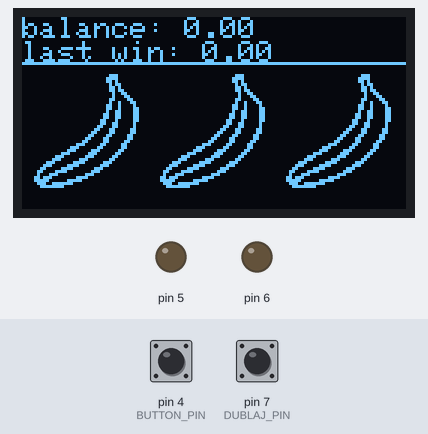
Simulated run of this program. Board: Arduino Uno, built with avr-gcc and run on an emulated ATmega328P. Shown: 128×64 one-colour display, output pins drawn as LEDs (lit = HIGH). Dashed ring = blinking. Inputs (shaded band) come from the test bench; at power-on: pin 4 (BUTTON_PIN) HIGH, pin 7 (DUBLAJ_PIN) HIGH. Random numbers use the default seed unless the program sets one; the audio player accepts every command and is not drawn; what the program prints to the serial monitor is not drawn.

Above: at 1.7 s.
1.8 s: pin 4 (BUTTON_PIN) pulled LOW for 0.15 s
At 3.55 s:
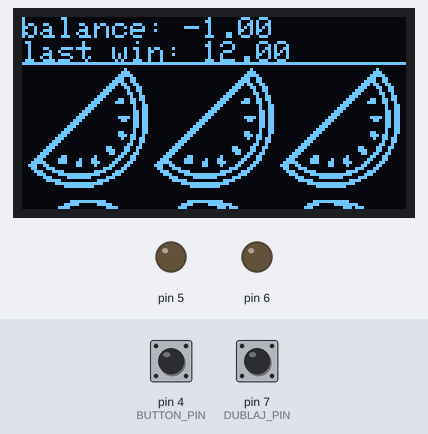
3.6 s: pin 7 (DUBLAJ_PIN) pulled LOW for 0.15 s
At 4.24 s:
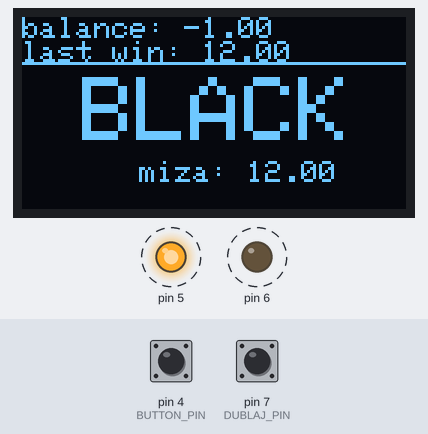
6.2 s: pin 4 (BUTTON_PIN) pulled LOW for 3.2 s
At 7.72 s:
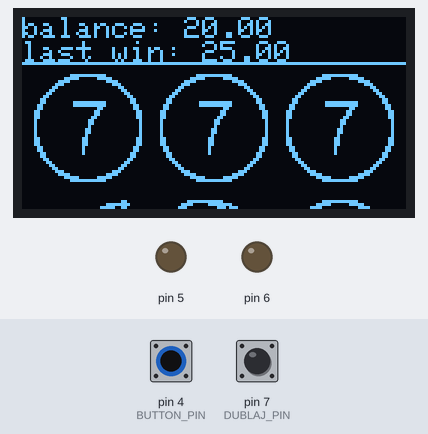
10.9 s: pin 4 (BUTTON_PIN) pulled LOW for 1 s
At 13.59 s:
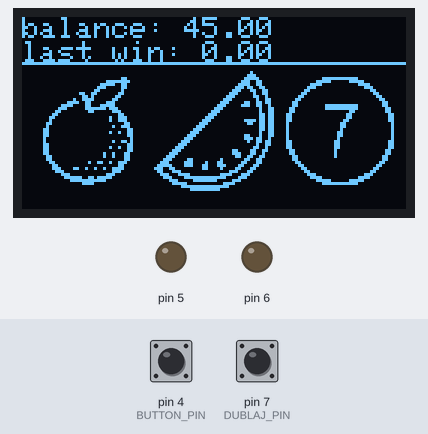
13.6 s: pin 4 (BUTTON_PIN) pulled LOW for 3.2 s
At 14.09 s:
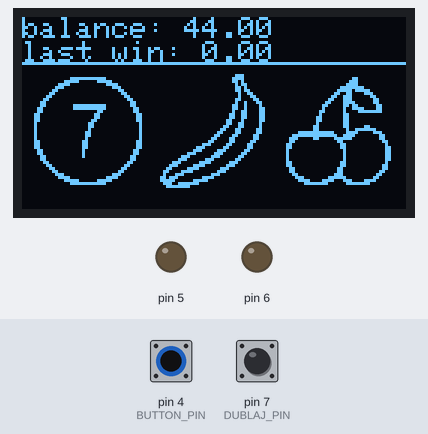
18.3 s: pin 4 (BUTTON_PIN) pulled LOW for 0.15 s
At 20.6 s:
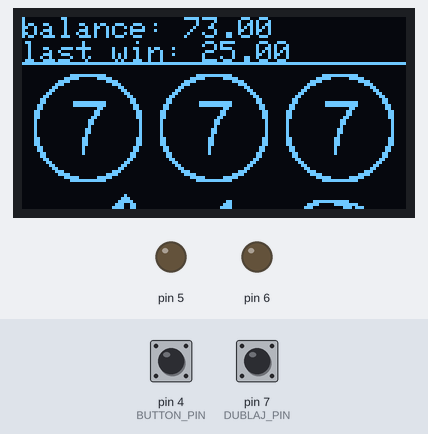
Timing chart, 0 to 21.2 s (numbered marks = the images above; inputs shaded):
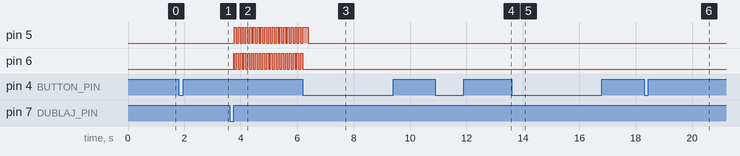

The program:

main.cpp
```cpp
#include <Adafruit_GFX.h>
#include <Adafruit_SSD1306.h>
#include <SoftwareSerial.h>
#include <DFRobotDFPlayerMini.h>

#include "symbols.h"

#define SCREEN_WIDTH 128
#define SCREEN_HEIGHT 64

#define BUTTON_PIN 4
#define RX_PIN 3
#define TX_PIN 2

#define DUBLAJ_PIN 7

#define CARD_RED 0
#define CARD_BLACK 1

#define TO_RADIANS(degrees) ((degrees) * M_PI / 180.0)

Adafruit_SSD1306 display(SCREEN_WIDTH, SCREEN_HEIGHT, &Wire, -1);
SoftwareSerial software_serial(RX_PIN, TX_PIN);
DFRobotDFPlayerMini player;

int frame = 0;
int state = 0;
int y = 0;
float offset = 0;
int displayed_symbols[15];
int speed = 6;
int balance = 0;
int last_win = 0;
int card = 0;

void generate_symbols()
{
  for (int i = 3; i < 13; i++)
  {
    displayed_symbols[i] = random(8) % epd_bitmap_allArray_LEN;
  }

  if (random(4) == 0)
  {
    displayed_symbols[13] = displayed_symbols[12];
    displayed_symbols[14] = displayed_symbols[12];
  }
  else
  {
    displayed_symbols[13] = random(8) % epd_bitmap_allArray_LEN;
    displayed_symbols[14] = random(8) % epd_bitmap_allArray_LEN;
  }
}

uint8_t button_pressed()
{
  return !(PIND & (1 << PD4));
}

uint8_t dublaj_pressed()
{
  return !(PIND & (1 << PD7));
}

void initADC() {
    // Set the reference voltage to AVcc with external capacitor at AREF pin
    ADMUX |= (1 << REFS0);
    ADMUX &= ~(1 << REFS1);

    // Set the ADC prescaler to 128 for 125kHz ADC clock frequency (16MHz / 128)
    ADCSRA |= (1 << ADPS2) | (1 << ADPS1) | (1 << ADPS0);

    // Enable the ADC
    ADCSRA |= (1 << ADEN);
}

uint16_t readADC(uint8_t channel) {
    // Select the corresponding channel 0~7
    ADMUX = (ADMUX & 0xF0) | (channel & 0x0F);

    // Start the conversion
    ADCSRA |= (1 << ADSC);

    // Wait for the conversion to complete (ADSC becomes '0' again)
    while (ADCSRA & (1 << ADSC));

    // Read the ADC value
    return ADC;
}


void setup() {
  Serial.begin(9600);
  display.begin(SSD1306_SWITCHCAPVCC, 0x3C);
  display.setTextColor(SSD1306_WHITE);
  display.setTextSize(1);

  DDRD &= ~(1 << PD4);
  PORTD |= (1 << PD4);
  DDRD &= ~(1 << PD7);
  PORTD |= (1 << PD7);

  DDRD |= (1 << PD5);
  DDRD |= (1 << PD6);

  initADC();

  software_serial.begin(9600);

  if (player.begin(software_serial))
  {
    Serial.println(F("DFPlayer Mini online."));
    player.volume(30);
  }
  else
  {
    Serial.println(F("DFPlayer Mini not found."));
  }

  randomSeed(readADC(5));
  generate_symbols();
  for (int i = 0; i < 3; i++) {
    displayed_symbols[i] = random(8) % epd_bitmap_allArray_LEN;
  }
}

void loop() {
  display.clearDisplay();
  switch (state)
  {
    case 0:
      if (button_pressed())
      {
        state = 1;
        balance -= 100;
        player.loop(3);
        delay(100);
      }
      break;

    case 1:
      frame++;
      if (button_pressed())
      {
        frame = 180.f / speed + 1;
        delay(100);
      }
      offset = 168.f * ((sin(speed * TO_RADIANS(frame) - (M_PI / 2)) + 1.0f) / 2);
      if (frame > 180.f / speed)
      {
        state = 2;
      }
      break;

    case 2:
      player.stop();
      if (displayed_symbols[12] == displayed_symbols[13] && displayed_symbols[13] == displayed_symbols[14])
        {
          last_win = multipliers[displayed_symbols[12]] * 100;
        }
        else
        {
          last_win = 0;
        }
        if (last_win != 0)
        {
          state = 3;
          break;
        }
        state = 4;
      break;

    case 3:
      if (button_pressed())
      {
        state = 4;
        delay(100);
        break;
      }

      if (dublaj_pressed())
      {
        state = 5;
        card = random(2);
        delay(100);
        break;
      }
      break;

    case 4:
      PORTD &= ~(1 << PD5);
      PORTD &= ~(1 << PD6);
      if (last_win > 2000) {
        player.play(2);
      }
      balance += last_win;
      state = 0;
      frame = 0;
      offset = 0;
      for (int i = 0; i < 3; i++) {
        displayed_symbols[i] = displayed_symbols[i + 12];
      }
      generate_symbols();
      break;

      case 5:
        frame++;
        if (button_pressed())
        {
          if (card == CARD_BLACK) {
            last_win *= 2;
            player.play(1);
          }
          else {
            last_win = 0;
            player.play(4);
          }
          state = 4;
          delay(100);
          break;
        }
        if (dublaj_pressed())
        {
          if (card == CARD_RED) {
            last_win *= 2;
            player.play(1);
          }
          else {
            last_win = 0;
            player.play(4);
          }
          state = 4;
          delay(100);
          break;
        }
        break;
  }

  switch (state)
  {
    case 0:
    case 1:
    case 2:
    case 3:
    case 4:
      for (int i = 0; i < 15; i++)
      {
        int Y = (y + offset) + 18 - (42 * (i / 3));
        if (Y < -22 || Y > 64) continue;
        display.drawBitmap(2 + 42 * (i % 3), Y, epd_bitmap_allArray[displayed_symbols[i]], 40, 40, WHITE);
      }
      break;
    case 5:
      display.setCursor(20,20);
      display.setTextSize(3);
      if (frame & 2)
      {
        PORTD &= ~(1 << PD5);
        PORTD |= (1 << PD6);
        display.print(F("RED"));
      }
      else
      {
        PORTD |= (1 << PD5);
        PORTD &= ~(1 << PD6);
        display.print(F("BLACK"));
      }
      display.setTextSize(1);
      display.setCursor(39, 48);
      display.print(F("miza: "));
      display.println((float)last_win/100);

      break;
  }


  for (int i = 0; i < 15; i++)
    display.drawLine(0, i, 128, i, BLACK);
  display.drawLine(0, 15, 128, 15, WHITE);

  display.setCursor(0,0);

  display.print(F("balance: "));
  display.println((float)balance/100);

  display.print(F("last win: "));
  display.println((float)last_win/100);

  display.display();

}
```

Source omitted: symbols.h (data table, 9723 bytes)

Measured:
- after the input at 1.8 s, the display: first changes after 0.18 s (image 1 shows a later state)
- after the input at 3.6 s, pin 5: alternates HIGH for 0.07 s and LOW for 0.07 s, starting after 0.17 s; pin 6: alternates HIGH for 0.07 s and LOW for 0.07 s, starting after 0.14 s; the display: first changes after 0.17 s (image 2 shows a later state)
- after the input at 10.9 s, the display: first changes after 0.18 s (image 4 shows a later state)
- after the input at 13.6 s, the display: first changes after 0.19 s (image 5 shows a later state)
- after the input at 18.3 s, the display: first changes after 0.20 s (image 6 shows a later state)
